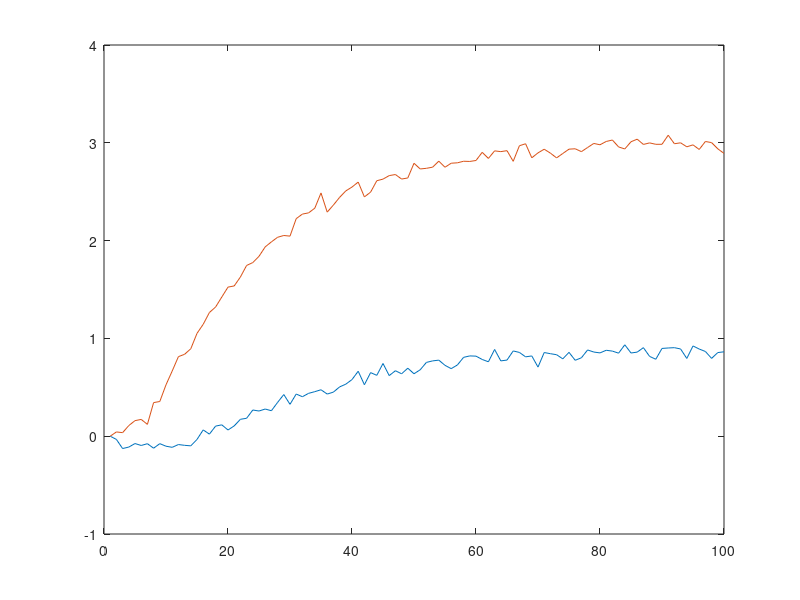
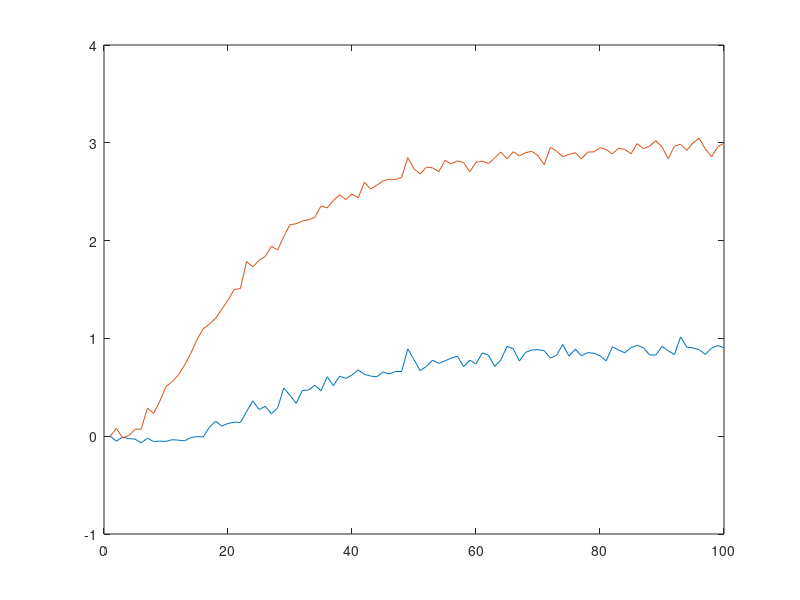

These charts were generated, in order, by the following MATLAB code:
clear;

load('odpSkok.mat');

S = [];

s_1 = s1(201:300,:);
s_2 = s2(201:300,:);

s_1(:,1) = (s_1(:,1) - s_1(1,1))/20;
s_1(:,2) = (s_1(:,2) - s_1(1,2))/20;
figure;
plot(s_1);

s_2(:,1) = (s_2(:,1) - s_2(1,1))/20;
s_2(:,2) = (s_2(:,2) - s_2(1,2))/20;
figure;
plot(s_2);

D = length(s_1);

for i = 1 : D
    S(1,1,i) = s_1(i,1);
    S(1,2,i) = s_1(i,2);
    S(2,1,i) = s_2(i,1);
    S(2,2,i) = s_2(i,2);
end


N = 10;
Nu = 10;
M = cell(2*N,2*Nu);
for i=1:N*2
    for j=1:Nu*2
        if (i>=j)
            M{i,j}=S(:,:,i-j+1);
        else
            M{i,j} = [0 0;0 0];
        end
    end
end

MP = cell(N*2,(D-1)*2);
for i=1:N*2
    for j=1:(D-1)*2
        if i+j<=D
            MP{i,j}=S(:,:,i+j)-S(:,:,j);
        else
            if j <= D
                MP{i,j}=S(:,:,D)-S(:,:,j);
            else
                MP{i,j}=S(:,:,D)-S(:,:,D-1);
            end
        end
    end
end

lambda = eye(Nu*2*2)*1;
psi = eye(N*2*2)*1;
% 
Mt = M';




for i=1:Nu*2
    size(i)=2;
end
for i=1:N*2
    size2(i)=2;
end

Psi = mat2cell(psi,size2,size2);
Lambda = mat2cell(lambda,size,size);

C = num2cell((cell2mat(Mt)*psi*cell2mat(M)+lambda)^(-1)*cell2mat(Mt)*psi);
C1 = C(1:2,:);

% M_temp = cell(N*2,N*2);
% for i = 1 : N*2
%     for j = 1 : N*2
%         M_temp{i,j} = cell2mat(M(i,j))*cell2mat(Psi(i,j))*cell2mat(Mt(i,j));
%     end
% end

M = cell2mat(M);
MP = cell2mat(MP);
K = (M'*psi*M+lambda)^(-1)*M'*psi;
K1 = K(1:2,:);